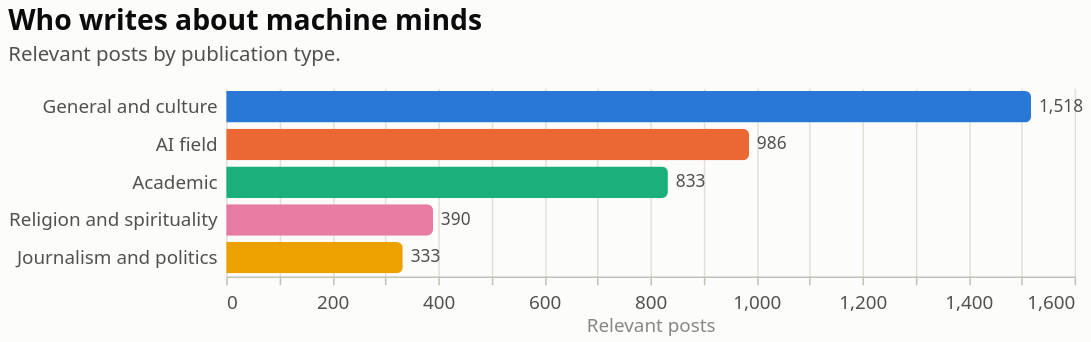

Vega-Lite specification stored for this chart:
### Vega-Lite specification from a JSON file in a GitHub repository (floating-point values rounded to 4 significant figures)
{"$schema": "https://vega.github.io/schema/vega-lite/v6.4.1.json", "config": {"axis": {"domainColor": "#c3c2b7", "gridColor": "#e1e0d9", "gridWidth": 1, "labelColor": "#52514e", "labelFont": "system-ui, -apple-system, 'Segoe UI', sans-serif", "labelFontSize": 12, "labelPadding": 6, "tickColor": "#c3c2b7", "titleColor": "#898781", "titleFont": "system-ui, -apple-system, 'Segoe UI', sans-serif", "titleFontSize": 12, "titleFontWeight": 400}, "axisX": {"grid": false}, "axisY": {"domain": false, "ticks": false}, "background": "#fcfcfb", "bar": {"cornerRadiusEnd": 4}, "font": "system-ui, -apple-system, 'Segoe UI', sans-serif", "header": {"labelColor": "#0b0b0b", "labelFont": "system-ui, -apple-system, 'Segoe UI', sans-serif", "labelFontSize": 13, "labelFontWeight": 600, "titleColor": "#898781", "titleFont": "system-ui, -apple-system, 'Segoe UI', sans-serif"}, "legend": {"direction": "horizontal", "labelColor": "#52514e", "labelFont": "system-ui, -apple-system, 'Segoe UI', sans-serif", "labelFontSize": 12, "orient": "top", "symbolSize": 80, "symbolType": "square", "titleColor": "#898781", "titleFont": "system-ui, -apple-system, 'Segoe UI', sans-serif", "titleFontSize": 12, "titleOrient": "left"}, "line": {"strokeCap": "round", "strokeJoin": "round", "strokeWidth": 2}, "point": {"filled": true, "size": 64}, "range": {"category": ["#2a78d6", "#eb6834", "#1baf7a", "#eda100", "#e87ba4", "#008300", "#4a3aa7", "#e34948"]}, "text": {"color": "#52514e", "font": "system-ui, -apple-system, 'Segoe UI', sans-serif", "fontSize": 12}, "title": {"anchor": "start", "color": "#0b0b0b", "font": "system-ui, -apple-system, 'Segoe UI', sans-serif", "fontSize": 18, "fontWeight": 600, "offset": 14, "subtitleColor": "#52514e", "subtitleFontSize": 13, "subtitlePadding": 6}, "view": {"stroke": null}}, "data": {"name": "data-bdd1d04fa7ead2ea200cee4ccd7ace29"}, "datasets": {"data-bdd1d04fa7ead2ea200cee4ccd7ace29": [{"group": "General and culture", "key": "general", "posts": 1518}, {"group": "AI field", "key": "ai_field", "posts": 986}, {"group": "Academic", "key": "academic", "posts": 833}, {"group": "Religion and spirituality", "key": "religion", "posts": 390}, {"group": "Journalism and politics", "key": "journalism", "posts": 333}]}, "height": 120, "layer": [{"encoding": {"color": {"field": "key", "legend": null, "scale": {"domain": ["general", "ai_field", "academic", "journalism", "religion"], "range": ["#2a78d6", "#eb6834", "#1baf7a", "#eda100", "#e87ba4"]}, "type": "nominal"}, "tooltip": [{"field": "group", "title": "Publication type", "type": "nominal"}, {"field": "posts", "title": "Posts", "type": "quantitative"}], "x": {"axis": {"grid": true}, "field": "posts", "title": "Relevant posts", "type": "quantitative"}, "y": {"field": "group", "sort": ["General and culture", "AI field", "Academic", "Religion and spirituality", "Journalism and politics"], "title": null, "type": "nominal"}}, "mark": {"height": 20, "type": "bar"}}, {"encoding": {"text": {"field": "posts", "format": ",d", "type": "quantitative"}, "x": {"field": "posts", "type": "quantitative"}, "y": {"field": "group", "sort": ["General and culture", "AI field", "Academic", "Religion and spirituality", "Journalism and politics"], "type": "nominal"}}, "mark": {"align": "left", "color": "#52514e", "dx": 5, "fontSize": 11, "type": "text"}}], "title": {"subtitle": "Relevant posts by publication type.", "text": "Who writes about machine minds"}, "width": 540}
